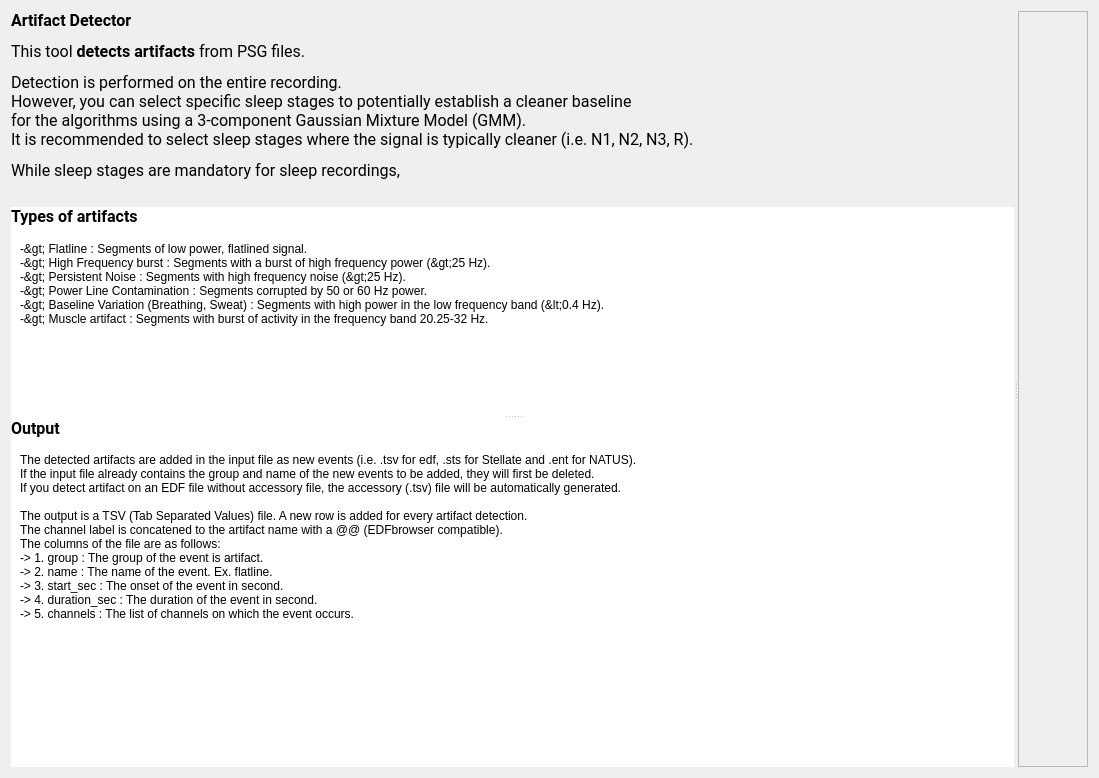
<?xml version="1.0" encoding="UTF-8"?>
<ui version="4.0">
 <class>ArtIntroStepPL</class>
 <widget class="QWidget" name="ArtIntroStepPL">
  <property name="geometry">
   <rect>
    <x>0</x>
    <y>0</y>
    <width>1099</width>
    <height>778</height>
   </rect>
  </property>
  <property name="windowTitle">
   <string>Form</string>
  </property>
  <property name="styleSheet">
   <string notr="true">font: 12pt &quot;Roboto&quot;;</string>
  </property>
  <layout class="QVBoxLayout" name="verticalLayout_7">
   <item>
    <widget class="QSplitter" name="splitter_2">
     <property name="orientation">
      <enum>Qt::Horizontal</enum>
     </property>
     <widget class="QWidget" name="layoutWidget">
      <layout class="QVBoxLayout" name="verticalLayout_6">
       <item>
        <widget class="QLabel" name="label_2">
         <property name="sizePolicy">
          <sizepolicy hsizetype="Preferred" vsizetype="Preferred">
           <horstretch>0</horstretch>
           <verstretch>1</verstretch>
          </sizepolicy>
         </property>
         <property name="minimumSize">
          <size>
           <width>0</width>
           <height>0</height>
          </size>
         </property>
         <property name="maximumSize">
          <size>
           <width>16777215</width>
           <height>170</height>
          </size>
         </property>
         <property name="font">
          <font>
           <family>Roboto</family>
           <pointsize>12</pointsize>
           <weight>50</weight>
           <italic>false</italic>
           <bold>false</bold>
          </font>
         </property>
         <property name="text">
          <string>&lt;html&gt;&lt;head/&gt;&lt;body&gt;&lt;p&gt;&lt;span style=&quot; font-weight:600;&quot;&gt;Artifact Detector&lt;/span&gt;&lt;/p&gt;&lt;p&gt;This tool &lt;span style=&quot; font-weight:600;&quot;&gt;detects artifacts&lt;/span&gt; from PSG files.&lt;/p&gt;&lt;p&gt;Detection is performed on the entire recording. &lt;br/&gt;However, you can select specific sleep stages to potentially establish a cleaner baseline &lt;br/&gt;for the algorithms using a 3-component Gaussian Mixture Model (GMM). &lt;br/&gt;It is recommended to select sleep stages where the signal is typically cleaner (i.e. N1, N2, N3, R). &lt;/p&gt;&lt;p&gt;While sleep stages are mandatory for sleep recordings, &lt;br/&gt;artifact detection can be run on any EEG recording if &amp;quot;Unscored&amp;quot; is selected for the sleep stages.&lt;/p&gt;&lt;/body&gt;&lt;/html&gt;</string>
         </property>
         <property name="textFormat">
          <enum>Qt::AutoText</enum>
         </property>
        </widget>
       </item>
       <item>
        <spacer name="verticalSpacer_3">
         <property name="orientation">
          <enum>Qt::Vertical</enum>
         </property>
         <property name="sizeType">
          <enum>QSizePolicy::Fixed</enum>
         </property>
         <property name="sizeHint" stdset="0">
          <size>
           <width>20</width>
           <height>20</height>
          </size>
         </property>
        </spacer>
       </item>
       <item>
        <widget class="QSplitter" name="splitter">
         <property name="styleSheet">
          <string notr="true">background-color: rgb(255, 255, 255);</string>
         </property>
         <property name="orientation">
          <enum>Qt::Vertical</enum>
         </property>
         <widget class="QWidget" name="layoutWidget">
          <layout class="QVBoxLayout" name="verticalLayout_3">
           <item>
            <widget class="QLabel" name="label">
             <property name="minimumSize">
              <size>
               <width>0</width>
               <height>20</height>
              </size>
             </property>
             <property name="maximumSize">
              <size>
               <width>16777215</width>
               <height>20</height>
              </size>
             </property>
             <property name="font">
              <font>
               <family>Roboto</family>
               <pointsize>12</pointsize>
               <weight>50</weight>
               <italic>false</italic>
               <bold>false</bold>
              </font>
             </property>
             <property name="text">
              <string>&lt;html&gt;&lt;head/&gt;&lt;body&gt;&lt;p&gt;&lt;span style=&quot; font-weight:600;&quot;&gt;Types of artifacts&lt;/span&gt;&lt;/p&gt;&lt;/body&gt;&lt;/html&gt;</string>
             </property>
             <property name="alignment">
              <set>Qt::AlignLeading|Qt::AlignLeft|Qt::AlignVCenter</set>
             </property>
            </widget>
           </item>
           <item>
            <widget class="QScrollArea" name="scrollArea_2">
             <property name="frameShape">
              <enum>QFrame::NoFrame</enum>
             </property>
             <property name="frameShadow">
              <enum>QFrame::Plain</enum>
             </property>
             <property name="lineWidth">
              <number>0</number>
             </property>
             <property name="widgetResizable">
              <bool>true</bool>
             </property>
             <widget class="QWidget" name="scrollAreaWidgetContents_2">
              <property name="geometry">
               <rect>
                <x>0</x>
                <y>0</y>
                <width>1001</width>
                <height>180</height>
               </rect>
              </property>
              <layout class="QVBoxLayout" name="verticalLayout_4">
               <item>
                <widget class="QLabel" name="label_3">
                 <property name="maximumSize">
                  <size>
                   <width>16777215</width>
                   <height>16777215</height>
                  </size>
                 </property>
                 <property name="styleSheet">
                  <string notr="true">background-color: rgb(255, 255, 255);</string>
                 </property>
                 <property name="text">
                  <string>-&gt; Flatline : Segments of low power, flatlined signal.
-&gt; High Frequency burst : Segments with a burst of high frequency power (&gt;25 Hz).
-&gt; Persistent Noise : Segments with high frequency noise (&gt;25 Hz).
-&gt; Power Line Contamination : Segments corrupted by 50 or 60 Hz power.
-&gt; Baseline Variation (Breathing, Sweat) : Segments with high power in the low frequency band (&lt;0.4 Hz).
-&gt; Muscle artifact : Segments with burst of activity in the frequency band 20.25-32 Hz.</string>
                 </property>
                </widget>
               </item>
               <item>
                <spacer name="verticalSpacer">
                 <property name="orientation">
                  <enum>Qt::Vertical</enum>
                 </property>
                 <property name="sizeType">
                  <enum>QSizePolicy::MinimumExpanding</enum>
                 </property>
                 <property name="sizeHint" stdset="0">
                  <size>
                   <width>20</width>
                   <height>10</height>
                  </size>
                 </property>
                </spacer>
               </item>
              </layout>
             </widget>
            </widget>
           </item>
          </layout>
         </widget>
         <widget class="QWidget" name="layoutWidget">
          <layout class="QVBoxLayout" name="verticalLayout_2">
           <property name="spacing">
            <number>6</number>
           </property>
           <item>
            <widget class="QLabel" name="label_4">
             <property name="maximumSize">
              <size>
               <width>16777215</width>
               <height>20</height>
              </size>
             </property>
             <property name="sizeIncrement">
              <size>
               <width>0</width>
               <height>0</height>
              </size>
             </property>
             <property name="font">
              <font>
               <family>Roboto</family>
               <pointsize>12</pointsize>
               <weight>50</weight>
               <italic>false</italic>
               <bold>false</bold>
              </font>
             </property>
             <property name="text">
              <string>&lt;html&gt;&lt;head/&gt;&lt;body&gt;&lt;p&gt;&lt;span style=&quot; font-weight:600;&quot;&gt;Output&lt;/span&gt;&lt;/p&gt;&lt;/body&gt;&lt;/html&gt;</string>
             </property>
             <property name="alignment">
              <set>Qt::AlignLeading|Qt::AlignLeft|Qt::AlignVCenter</set>
             </property>
            </widget>
           </item>
           <item>
            <widget class="QScrollArea" name="scrollArea_3">
             <property name="frameShape">
              <enum>QFrame::NoFrame</enum>
             </property>
             <property name="frameShadow">
              <enum>QFrame::Plain</enum>
             </property>
             <property name="lineWidth">
              <number>0</number>
             </property>
             <property name="widgetResizable">
              <bool>true</bool>
             </property>
             <widget class="QWidget" name="scrollAreaWidgetContents_3">
              <property name="geometry">
               <rect>
                <x>0</x>
                <y>0</y>
                <width>1001</width>
                <height>319</height>
               </rect>
              </property>
              <layout class="QVBoxLayout" name="verticalLayout_5">
               <item>
                <widget class="QLabel" name="label_7">
                 <property name="maximumSize">
                  <size>
                   <width>16777215</width>
                   <height>16777215</height>
                  </size>
                 </property>
                 <property name="styleSheet">
                  <string notr="true">background-color: rgb(255, 255, 255);</string>
                 </property>
                 <property name="text">
                  <string>The detected artifacts are added in the input file as new events (i.e. .tsv for edf, .sts for Stellate and .ent for NATUS).
If the input file already contains the group and name of the new events to be added, they will first be deleted. 
If you detect artifact on an EDF file without accessory file, the accessory (.tsv) file will be automatically generated.

The output is a TSV (Tab Separated Values) file. A new row is added for every artifact detection.
The channel label is concatened to the artifact name with a @@ (EDFbrowser compatible).
The columns of the file are as follows:
-&gt; 1. group : The group of the event is artifact.
-&gt; 2. name : The name of the event. Ex. flatline.
-&gt; 3. start_sec : The onset of the event in second. 
-&gt; 4. duration_sec : The duration of the event in second.
-&gt; 5. channels : The list of channels on which the event occurs.</string>
                 </property>
                </widget>
               </item>
               <item>
                <spacer name="verticalSpacer_4">
                 <property name="orientation">
                  <enum>Qt::Vertical</enum>
                 </property>
                 <property name="sizeType">
                  <enum>QSizePolicy::MinimumExpanding</enum>
                 </property>
                 <property name="sizeHint" stdset="0">
                  <size>
                   <width>20</width>
                   <height>20</height>
                  </size>
                 </property>
                </spacer>
               </item>
              </layout>
             </widget>
            </widget>
           </item>
          </layout>
         </widget>
        </widget>
       </item>
      </layout>
     </widget>
     <widget class="QScrollArea" name="scrollArea">
      <property name="widgetResizable">
       <bool>true</bool>
      </property>
      <widget class="QWidget" name="scrollAreaWidgetContents">
       <property name="geometry">
        <rect>
         <x>0</x>
         <y>0</y>
         <width>1042</width>
         <height>929</height>
        </rect>
       </property>
       <layout class="QVBoxLayout" name="verticalLayout">
        <item>
         <widget class="QLabel" name="label_6">
          <property name="text">
           <string/>
          </property>
          <property name="pixmap">
           <pixmap resource="intro_res_rc.qrc">:/intro/2_amplitude_v2.png</pixmap>
          </property>
          <property name="alignment">
           <set>Qt::AlignCenter</set>
          </property>
         </widget>
        </item>
        <item>
         <widget class="QLabel" name="label_8">
          <property name="text">
           <string/>
          </property>
          <property name="pixmap">
           <pixmap resource="intro_res_rc.qrc">:/intro/3_burst_noise_v2.png</pixmap>
          </property>
          <property name="alignment">
           <set>Qt::AlignCenter</set>
          </property>
         </widget>
        </item>
        <item>
         <widget class="QLabel" name="label_5">
          <property name="sizePolicy">
           <sizepolicy hsizetype="Expanding" vsizetype="Preferred">
            <horstretch>0</horstretch>
            <verstretch>0</verstretch>
           </sizepolicy>
          </property>
          <property name="text">
           <string/>
          </property>
          <property name="pixmap">
           <pixmap resource="intro_res_rc.qrc">:/intro/3b_persistent_noise.png</pixmap>
          </property>
          <property name="alignment">
           <set>Qt::AlignCenter</set>
          </property>
         </widget>
        </item>
        <item>
         <widget class="QLabel" name="label_9">
          <property name="text">
           <string/>
          </property>
          <property name="pixmap">
           <pixmap resource="intro_res_rc.qrc">:/intro/4_powerLine_v2.png</pixmap>
          </property>
          <property name="alignment">
           <set>Qt::AlignCenter</set>
          </property>
         </widget>
        </item>
        <item>
         <widget class="QLabel" name="label_10">
          <property name="text">
           <string/>
          </property>
          <property name="pixmap">
           <pixmap resource="intro_res_rc.qrc">:/intro/5_BSLVar_v2.png</pixmap>
          </property>
          <property name="alignment">
           <set>Qt::AlignCenter</set>
          </property>
         </widget>
        </item>
        <item>
         <widget class="QLabel" name="label_11">
          <property name="text">
           <string/>
          </property>
          <property name="pixmap">
           <pixmap resource="intro_res_rc.qrc">:/intro/6_muscular_v2.png</pixmap>
          </property>
          <property name="alignment">
           <set>Qt::AlignCenter</set>
          </property>
         </widget>
        </item>
       </layout>
      </widget>
     </widget>
    </widget>
   </item>
  </layout>
 </widget>
 <resources>
  <include location="intro_res_rc.qrc"/>
  <include location="../../../../../scinodes_poc/src/main/python/ui/themes/themes.qrc"/>
 </resources>
 <connections/>
 <slots>
  <slot>on_choose()</slot>
  <slot>on_input_format_changed()</slot>
 </slots>
</ui>
